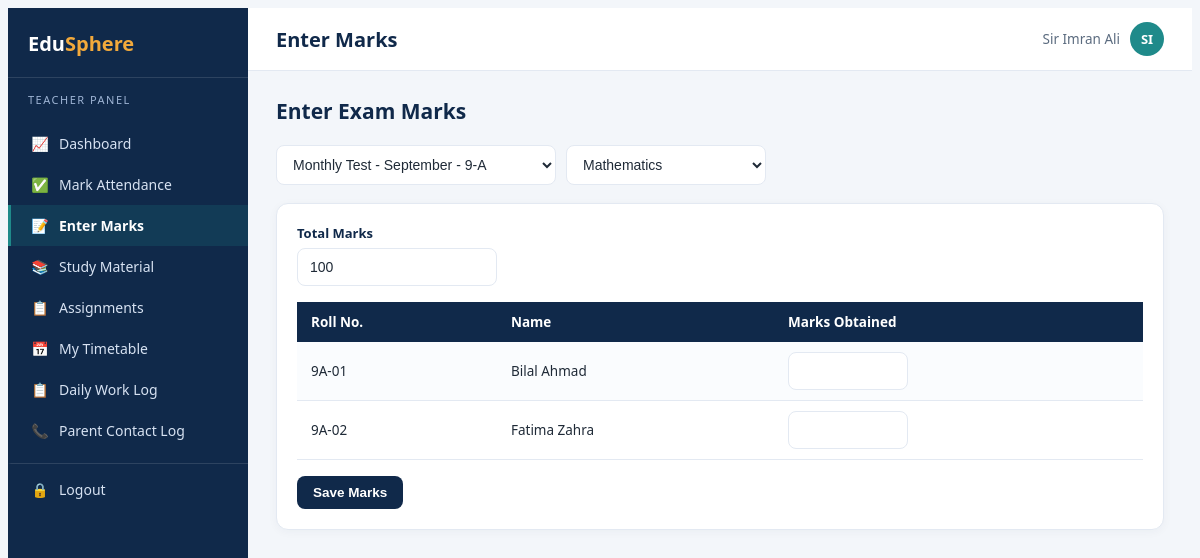
The app's page /teacher/marks.php (signed in) with its own data.
### tables this page shows
CREATE TABLE students (
    id INT PRIMARY KEY AUTO_INCREMENT,
    user_id INT NOT NULL,
    class_id INT NOT NULL,
    roll_no VARCHAR(20) NOT NULL,
    dob DATE,
    gender ENUM('Male','Female','Other'),
    guardian_name VARCHAR(100),
    guardian_phone VARCHAR(20),
    parent_user_id INT DEFAULT NULL,
    address VARCHAR(255),
    admission_date DATE DEFAULT (CURRENT_DATE),
    FOREIGN KEY (user_id) REFERENCES users(id) ON DELETE CASCADE,
    FOREIGN KEY (class_id) REFERENCES classes(id),
    FOREIGN KEY (parent_user_id) REFERENCES users(id) ON DELETE SET NULL
);

CREATE TABLE users (
    id INT PRIMARY KEY AUTO_INCREMENT,
    name VARCHAR(100) NOT NULL,
    email VARCHAR(100) NOT NULL UNIQUE,
    password VARCHAR(255) NOT NULL,
    role_id INT NOT NULL,
    phone VARCHAR(20),
    photo VARCHAR(255) DEFAULT NULL,
    status ENUM('active','inactive') DEFAULT 'active',
    created_at TIMESTAMP DEFAULT CURRENT_TIMESTAMP,
    FOREIGN KEY (role_id) REFERENCES roles(id)
);

### config/functions.php (called while the page is built, shortened)
<?php
function e($str) {
    return htmlspecialchars($str ?? '', ENT_QUOTES, 'UTF-8');
}

### teacher/marks.php (the view, shortened to what this page needs)
<?php
require_once '../config/db.php';
require_once '../config/functions.php';
$uid = $_SESSION['user_id'];
$myExams = $conn->query("SELECT DISTINCT e.id, e.title, e.class_id, c.name cname, c.section
    FROM exams e JOIN classes c ON e.class_id=c.id JOIN class_subjects cs ON cs.class_id=e.class_id
    WHERE cs.teacher_id=$uid ORDER BY e.exam_date DESC");
$examsArr = []; while ($r = $myExams->fetch_assoc()) $examsArr[] = $r;
$examId = (int)($_GET['exam_id'] ?? ($examsArr[0]['id'] ?? 0));
$exam = null;
foreach ($examsArr as $ex) if ($ex['id'] == $examId) $exam = $ex;
$mySubjects = [];
if ($exam) {
    $subs = $conn->query("SELECT s.id, s.name FROM class_subjects cs JOIN subjects s ON cs.subject_id=s.id WHERE cs.class_id={$exam['class_id']} AND cs.teacher_id=$uid");
    while ($r = $subs->fetch_assoc()) $mySubjects[] = $r;
}
$subjectId = (int)($_GET['subject_id'] ?? ($mySubjects[0]['id'] ?? 0));
$students = [];
if ($exam) {
    $st = $conn->query("SELECT s.id, s.roll_no, u.name FROM students s JOIN users u ON s.user_id=u.id WHERE s.class_id={$exam['class_id']} ORDER BY s.roll_no");
    while ($r = $st->fetch_assoc()) $students[] = $r;
}
$existing = [];
include '../includes/header.php';
?>
<div class="page-head"><h2>Enter Exam Marks</h2></div>
<?php if (empty($examsArr)): ?>
    <div class="card"><p class="muted">No exams are available for your classes yet. Ask the admin to create one.</p></div>
<?php else: ?>
<form method="get" style="display:flex;gap:10px;margin-bottom:18px;">
    <select class="form-control" name="exam_id" onchange="this.form.submit()" style="max-width:280px;">
        <?php foreach ($examsArr as $ex): ?><option value="<?= $ex['id'] ?>" <?= $examId==$ex['id']?'selected':'' ?>><?= e($ex['title'].' - '.$ex['cname'].'-'.$ex['section']) ?></option><?php endforeach; ?>
    </select>
    <select class="form-control" name="subject_id" onchange="this.form.submit()" style="max-width:200px;">
        <?php foreach ($mySubjects as $s): ?><option value="<?= $s['id'] ?>" <?= $subjectId==$s['id']?'selected':'' ?>><?= e($s['name']) ?></option><?php endforeach; ?>
    </select>
</form>
<div class="card">
    <form method="post">
        <div class="form-group" style="max-width:200px;"><label>Total Marks</label>
            <input type="number" class="form-control" name="total_marks" value="<?= $existing ? reset($existing)['total_marks'] : 100 ?>">
        </div>
        <table class="tbl">
            <tr><th>Roll No.</th><th>Name</th><th>Marks Obtained</th></tr>
            <?php if (empty($students)): ?><tr><td colspan="3" class="text-center muted">No students in this class.</td></tr>
            <?php else: foreach ($students as $s): ?>
                <tr>
                    <td><?= e($s['roll_no']) ?></td><td><?= e($s['name']) ?></td>
                    <td><input type="number" step="0.5" class="form-control" style="max-width:120px;" name="marks[<?= $s['id'] ?>]" value="<?= $existing[$s['id']]['marks_obtained'] ?? '' ?>"></td>
                </tr>
            <?php endforeach; endif; ?>
        </table>
        <button class="btn btn-primary" style="margin-top:16px;">Save Marks</button>
    </form>
</div>
<?php endif; ?>
<?php include '../includes/footer.php'; ?>

### assets/css/style.css (style rules this page uses)
:root { --navy: #10294A; --navy-light: #1B3A63; --teal: #1F8A8A; --amber: #F2A93B; --coral: #E4572E; --blue: #2F5D8C; --bg: #F3F6FA; --text: #1F2A37; --muted: #5B6B7F; --border: #E3E9F2; }
* { box-sizing: border-box; }
body { background: var(--bg); color: var(--text); font-family: 'Segoe UI', Calibri, Arial, sans-serif; font-size: 15px; }
.card { background: #fff; border-radius: 12px; border: 1px solid var(--border); box-shadow: 0 2px 10px rgba(16,41,74,0.04); padding: 20px; }
.btn { display: inline-flex; align-items: center; gap: 6px; padding: 9px 16px; border-radius: 8px; font-size: 13.5px; font-weight: 600; border: none; cursor: pointer; text-decoration: none; }
.btn-primary { background: var(--navy); color: #fff; }
.form-group { margin-bottom: 16px; }
.form-group label { display: block; font-size: 13px; font-weight: 600; color: var(--navy); margin-bottom: 6px; }
.form-control { width: 100%; padding: 10px 12px; border: 1px solid var(--border); border-radius: 8px; font-size: 14px; background: #fff; color: var(--text); }
table.tbl { width: 100%; border-collapse: collapse; font-size: 13.5px; }
table.tbl th { background: var(--navy); color: #fff; text-align: left; padding: 11px 14px; font-weight: 600; white-space: nowrap; }
table.tbl td { padding: 10px 14px; border-bottom: 1px solid var(--border); vertical-align: middle; }
table.tbl tr:nth-child(even) td { background: #FAFCFE; }
.page-head { display: flex; justify-content: space-between; align-items: center; margin-bottom: 20px; flex-wrap: wrap; gap: 10px; }
.page-head h2 { font-size: 21px; font-weight: 700; color: var(--navy); margin: 0; }

### records on screen
students: roll_no "9A-01", user.name "Bilal Ahmad"
students: roll_no "9A-02", user.name "Fatima Zahra"

### other values on screen
$roleLabels[$role] "TEACHER"
$item[2] "📈"
$item[1] "Dashboard"
$item[2] "✅"
$item[1] "Mark Attendance"
$item[2] "📝"
$item[1] "Enter Marks"
$item[2] "📚"
$item[1] "Study Material"
$item[2] "📋"
$item[1] "Assignments"
$item[2] "📅"
$item[1] "My Timetable"
$item[1] "Daily Work Log"
$item[2] "📞"
